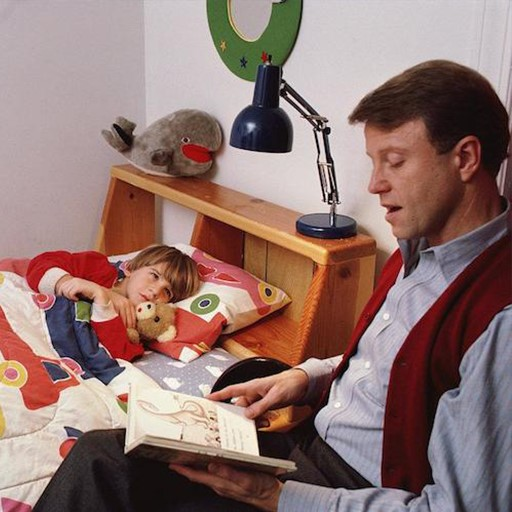
#> input picture assignment2/fig.jpg, 512 x 512 px
$ python untitled0.py   (older library calls are emulated)
#> lines starting #> are read from the running program, lines starting #| are printed output that depends on the picture; after the words box and inside, x2 and y2 are one past the last pixel; in counts of white or black regions, pixels touching at a corner belong together
import cv2
import numpy as np


img = cv2.imread('fig.jpg')
#> img is the input picture: shape (512, 512, 3); mean B, G, R 112, 117.1, 144.8
cv2.imshow('img',img)

#img2 = cv2.imread('dst.jpg')
#cv2.imshow('img2',img2)

IMREAD_GRAYSCALE=cv2.cvtColor(img,cv2.COLOR_BGR2GRAY)
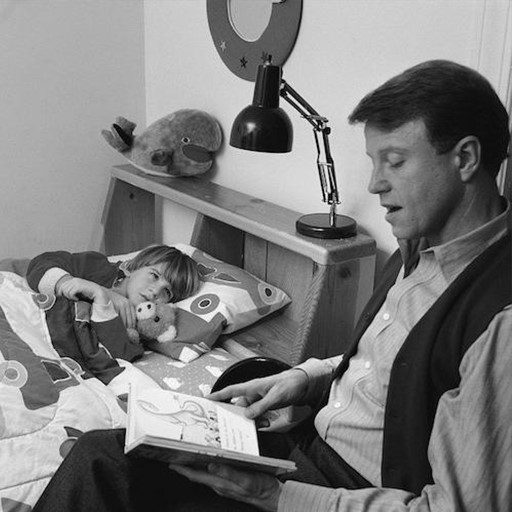
#> IMREAD_GRAYSCALE: shape (512, 512); min 1, max 253, mean 124.8
cv2.imshow('IMREAD_GRAYSCALE',IMREAD_GRAYSCALE)

kernel_x = np.array([[-1, 0, 1],[-2, 0, 2],[-1, 0, 1]])

kernel_y = np.array([[-1, -2, -1],[0, 0, 0],[1, 2, 1]])

gray_x = cv2.filter2D(IMREAD_GRAYSCALE, cv2.CV_64F, kernel_x)
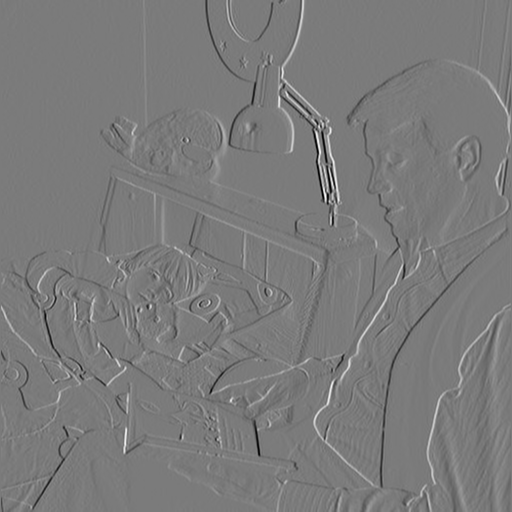
#> gray_x: shape (512, 512) float64; min -888, max 948, mean -1.1; drawn with min black and max white
gray_y = cv2.filter2D(IMREAD_GRAYSCALE, cv2.CV_64F, kernel_y)
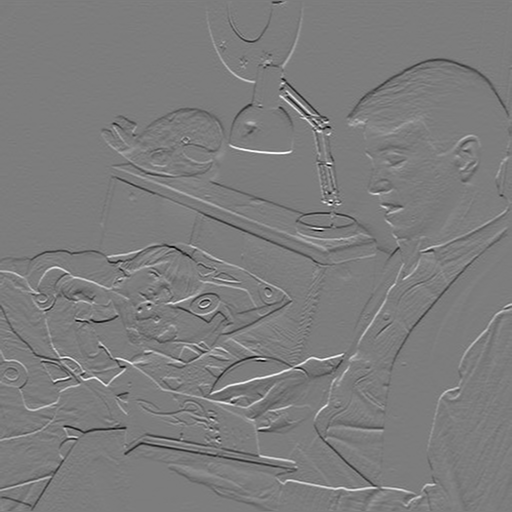
#> gray_y: shape (512, 512) float64; min -792, max 821, mean -1.6; drawn with min black and max white

dst = np.sqrt(gray_x ** 2 + gray_y ** 2)
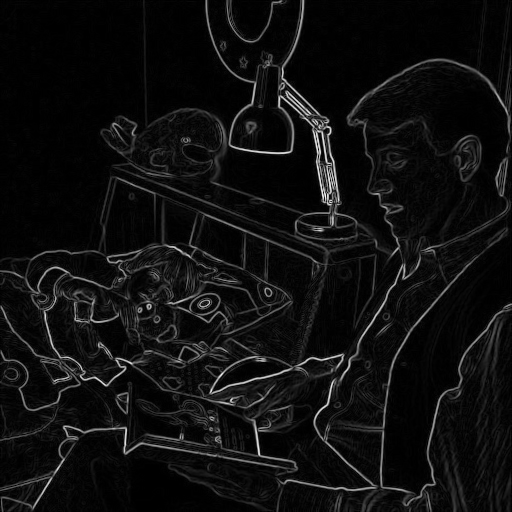
#> dst: shape (512, 512) float64; min 0, max 949.9, mean 57.9; drawn with min black and max white

cv2.imshow('dst',dst)
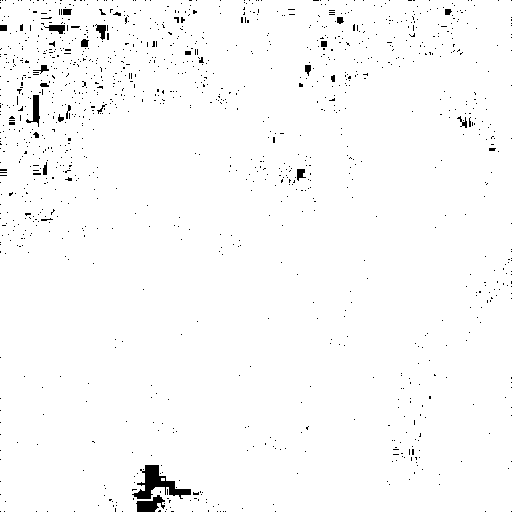
#> window 'dst': shape (512, 512); 98.3% white; 1235 black regions (1212 under 20 px), largest, box (x1, y1, x2, y2) and area: (132, 465, 191, 499) 778, (136, 495, 165, 512) 291, (26, 95, 40, 127) 186


sketch=cv2.bitwise_not(dst)
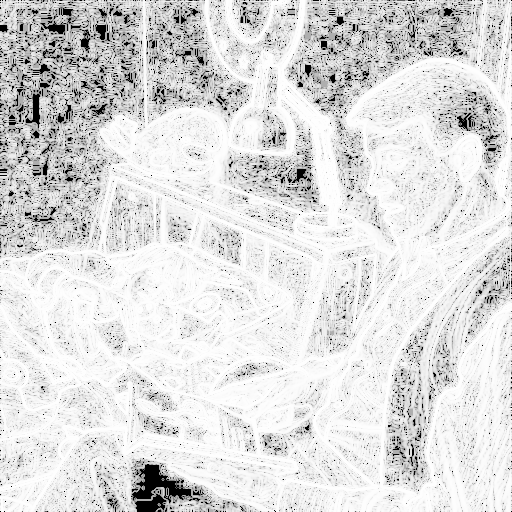
#> sketch: shape (512, 512) float64; 1.73% of the values are NaN or infinite; the others: min -3.17, max -0.00447, mean -0.373; drawn with min black, max white, NaN and infinite black
cv2.imshow('sketch',sketch)


cv2.waitKey(0)
cv2.destroyAllWindows()
